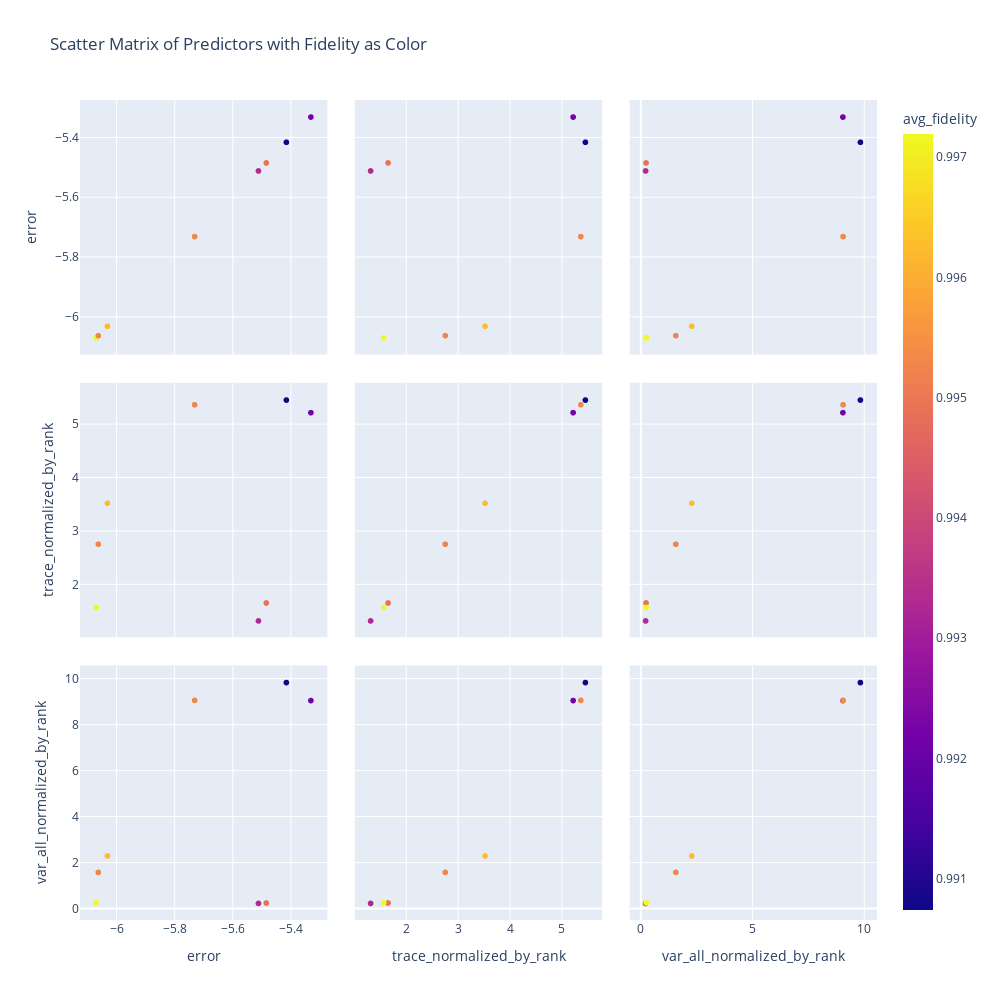

This figure's notebook cell:
### Code cell
import plotly.express as px
predictor_metrics = [
 
    'error',
    'trace_normalized_by_rank',                # Trace of QFIM
    # 'trace_normalized_by_rank_dqfim',
    'var_all_normalized_by_rank',
#    'var_all_eigenvalues_dqfim',  
    # 'spread_metric_mad',
    # 'spread_metric_mad_dqfim', 
    # 'spread_metric_variance', 
    # "spread_metric_variance_dqfim", 
    # "d_eff", "d_eff_dqfim"

]
metrics_to_visualize = [
    "test_key",
    'avg_fidelity',
    
]
metrics_to_visualize.extend(predictor_metrics)
df_viz = df_merged[metrics_to_visualize].dropna()

fig = px.scatter_matrix(
    df_viz,
    dimensions=predictor_metrics,
    color="avg_fidelity",        # Use fidelity as the color dimension
    hover_data=["test_key"],      # Show test_key on hover
    title="Scatter Matrix of Predictors with Fidelity as Color"
)
fig.update_layout(width=1000, height=1000)
fig.show()

### Figure 1 — Plotly figure (JSON) as saved in the notebook; plotly's stock layout.template omitted (floating-point values rounded to 4 significant figures)
{"data": [{"customdata": [["test104"], ["test122"], ["test129"], ["test175"], ["test18"], ["test197"], ["test7"], ["test79"]], "dimensions": [{"axis": {"matches": true}, "label": "error", "values": [-5.33, -5.415, -5.511, -5.484, -6.07, -5.731, -6.063, -6.031]}, {"axis": {"matches": true}, "label": "trace_normalized_by_rank", "values": [5.227, 5.464, 1.32, 1.657, 1.572, 5.375, 2.76, 3.528]}, {"axis": {"matches": true}, "label": "var_all_normalized_by_rank", "values": [9.064, 9.849, 0.2223, 0.2414, 0.2544, 9.071, 1.577, 2.291]}], "hovertemplate": "%{xaxis.title.text}=%{x}<br>%{yaxis.title.text}=%{y}<br>test_key=%{customdata[0]}<br>avg_fidelity=%{marker.color}<extra></extra>", "legendgroup": "", "marker": {"color": [0.9922, 0.9907, 0.9933, 0.9949, 0.9972, 0.9953, 0.9953, 0.9963], "coloraxis": "coloraxis", "symbol": "circle"}, "name": "", "showlegend": false, "type": "splom"}], "layout": {"coloraxis": {"colorbar": {"title": {"text": "avg_fidelity"}}, "colorscale": [[0, "#0d0887"], [0.1111, "#46039f"], [0.2222, "#7201a8"], [0.3333, "#9c179e"], [0.4444, "#bd3786"], [0.5556, "#d8576b"], [0.6667, "#ed7953"], [0.7778, "#fb9f3a"], [0.8889, "#fdca26"], [1, "#f0f921"]]}, "dragmode": "select", "height": 1000, "legend": {"tracegroupgap": 0}, "title": {"text": "Scatter Matrix of Predictors with Fidelity as Color"}, "width": 1000}}
